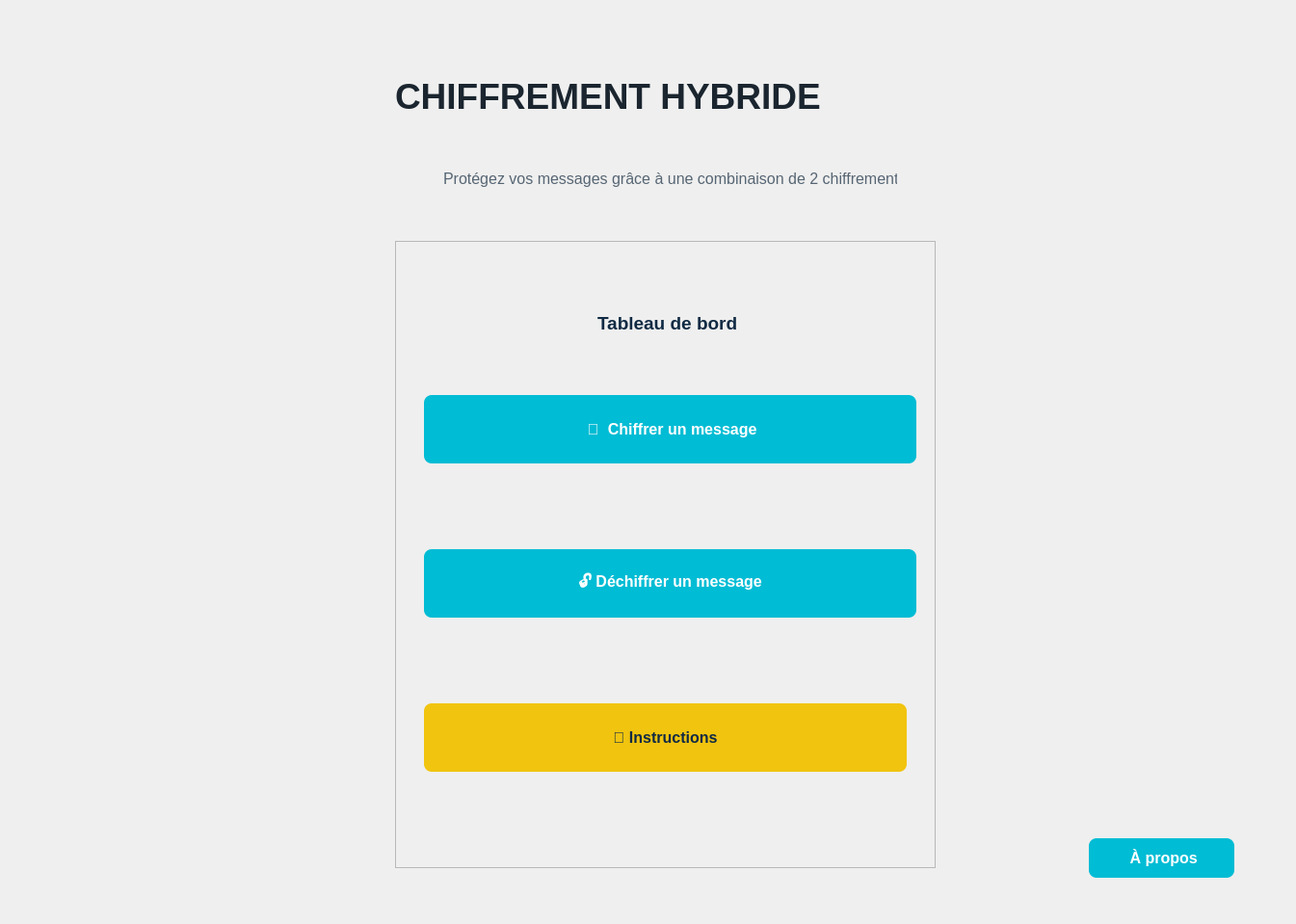
<?xml version="1.0" encoding="UTF-8"?>
<ui version="4.0">
 <class>Form</class>
 <widget class="QWidget" name="Form">
  <property name="geometry">
   <rect>
    <x>0</x>
    <y>0</y>
    <width>1345</width>
    <height>959</height>
   </rect>
  </property>
  <property name="windowTitle">
   <string>Form</string>
  </property>
  <property name="styleSheet">
   <string notr="true">QWidget {
    background-color: qlineargradient(
        spread:pad,
        x1:0, y1:0, x2:1, y2:1,
        stop:0 #daeaf6,
        stop:1 #a8c0d6
    );
    font-family: 'Segoe UI', 'Arial';
    font-size: 15px;
    color: #102a43;
}


/* Titre principal */
QLabel#mainTitle {
    font-size: 24px;
    font-weight: bold;
    color: #1a252f;
	border:noone;
}

/* Sous-titres ou descriptions */
QLabel#subTitle {
    font-size: 16px;
    color: #566573;
}

/* Boutons d’action (chiffrer, déchiffrer, instructions) */
QPushButton {
	background-color: #00bcd4;
	color: white;
    border: none;
    border-radius: 8px;
    padding: 10px 20px;
    font-weight: bold;
    font-size: 16px;
}
QPushButton:hover {
    background-color: #2980b9;
}
QPushButton:pressed {
    background-color: #1c658c;
}

/* Encadré si nécessaire (ex: instruction dans une frame) */
QGroupBox {
    border: 1px solid #aab7b8;
    border-radius: 6px;
    margin-top: 10px;
}
QGroupBox::title {

    left: 10px;
    padding: 0 5px;
    color: #2e4053;
    font-weight: bold;
}
</string>
  </property>
  <widget class="QLabel" name="mainTitle">
   <property name="geometry">
    <rect>
     <x>410</x>
     <y>70</y>
     <width>541</width>
     <height>61</height>
    </rect>
   </property>
   <property name="text">
    <string>&lt;html&gt;&lt;head/&gt;&lt;body&gt;&lt;p&gt;&lt;span style=&quot; font-size:28pt;&quot;&gt;  CHIFFREMENT HYBRIDE &lt;/span&gt;&lt;/p&gt;&lt;/body&gt;&lt;/html&gt;</string>
   </property>
  </widget>
  <widget class="QLabel" name="subTitle">
   <property name="geometry">
    <rect>
     <x>460</x>
     <y>170</y>
     <width>471</width>
     <height>31</height>
    </rect>
   </property>
   <property name="text">
    <string>Protégez vos messages grâce à une combinaison de 2 chiffrement</string>
   </property>
  </widget>
  <widget class="QFrame" name="frame">
   <property name="geometry">
    <rect>
     <x>410</x>
     <y>250</y>
     <width>561</width>
     <height>651</height>
    </rect>
   </property>
   <property name="frameShape">
    <enum>QFrame::StyledPanel</enum>
   </property>
   <property name="frameShadow">
    <enum>QFrame::Raised</enum>
   </property>
   <widget class="QPushButton" name="btn_encryption">
    <property name="geometry">
     <rect>
      <x>30</x>
      <y>160</y>
      <width>511</width>
      <height>71</height>
     </rect>
    </property>
    <property name="text">
     <string> 🔐  Chiffrer un message</string>
    </property>
   </widget>
   <widget class="QPushButton" name="btn_decryption">
    <property name="geometry">
     <rect>
      <x>30</x>
      <y>320</y>
      <width>511</width>
      <height>71</height>
     </rect>
    </property>
    <property name="text">
     <string>🔓 Déchiffrer un message</string>
    </property>
   </widget>
   <widget class="QPushButton" name="btn_instruction">
    <property name="geometry">
     <rect>
      <x>30</x>
      <y>480</y>
      <width>501</width>
      <height>71</height>
     </rect>
    </property>
    <property name="styleSheet">
     <string notr="true">QPushButton {
	background-color: #f1c40f;
	color: #102a43;
    border: none;
    border-radius: 8px;
    padding: 10px 20px;
    font-weight: bold;
    font-size: 16px;
}
QPushButton:hover {
    background-color: #fdff74;
}
QPushButton:pressed {
    background-color: #ffc662;
}</string>
    </property>
    <property name="text">
     <string>📘 Instructions</string>
    </property>
   </widget>
   <widget class="QLabel" name="label">
    <property name="geometry">
     <rect>
      <x>210</x>
      <y>70</y>
      <width>171</width>
      <height>31</height>
     </rect>
    </property>
    <property name="text">
     <string>&lt;html&gt;&lt;head/&gt;&lt;body&gt;&lt;p&gt;&lt;span style=&quot; font-size:14pt; font-weight:600;&quot;&gt;Tableau de bord&lt;/span&gt;&lt;/p&gt;&lt;/body&gt;&lt;/html&gt;</string>
    </property>
   </widget>
  </widget>
  <widget class="QPushButton" name="btn_apropos">
   <property name="geometry">
    <rect>
     <x>1130</x>
     <y>870</y>
     <width>151</width>
     <height>41</height>
    </rect>
   </property>
   <property name="text">
    <string> À propos</string>
   </property>
  </widget>
 </widget>
 <resources/>
 <connections/>
</ui>
